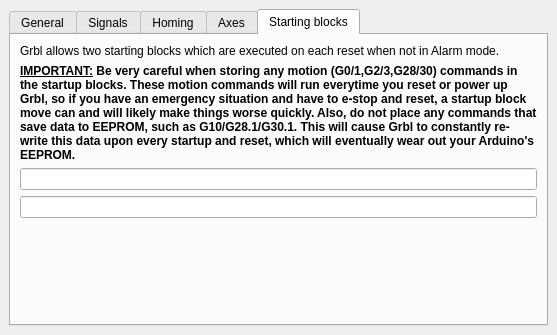
<?xml version="1.0" encoding="UTF-8"?>
<ui version="4.0">
 <class>MachineGrbl</class>
 <widget class="QWidget" name="MachineGrbl">
  <property name="geometry">
   <rect>
    <x>0</x>
    <y>0</y>
    <width>557</width>
    <height>335</height>
   </rect>
  </property>
  <property name="windowTitle">
   <string>Form</string>
  </property>
  <widget class="QTabWidget" name="tabWidget">
   <property name="geometry">
    <rect>
     <x>9</x>
     <y>9</y>
     <width>539</width>
     <height>317</height>
    </rect>
   </property>
   <property name="sizePolicy">
    <sizepolicy hsizetype="Preferred" vsizetype="Preferred">
     <horstretch>0</horstretch>
     <verstretch>0</verstretch>
    </sizepolicy>
   </property>
   <property name="currentIndex">
    <number>4</number>
   </property>
   <widget class="QWidget" name="generalTab">
    <attribute name="title">
     <string>General</string>
    </attribute>
    <layout class="QGridLayout" name="gridLayout_5">
     <item row="7" column="2">
      <widget class="QLabel" name="junctionDeviationUnit">
       <property name="minimumSize">
        <size>
         <width>62</width>
         <height>0</height>
        </size>
       </property>
       <property name="text">
        <string>mm</string>
       </property>
      </widget>
     </item>
     <item row="5" column="0">
      <widget class="QLabel" name="stepPulseLabel">
       <property name="minimumSize">
        <size>
         <width>121</width>
         <height>26</height>
        </size>
       </property>
       <property name="maximumSize">
        <size>
         <width>16777215</width>
         <height>16777215</height>
        </size>
       </property>
       <property name="text">
        <string>Step pulse</string>
       </property>
      </widget>
     </item>
     <item row="9" column="1">
      <layout class="QHBoxLayout" name="horizontalLayout_6">
       <item>
        <widget class="QLabel" name="spindleSpeedMinLabel">
         <property name="text">
          <string>Min :</string>
         </property>
        </widget>
       </item>
       <item>
        <widget class="QLineEdit" name="spindleSpeedMinLineEdit">
         <property name="alignment">
          <set>Qt::AlignRight|Qt::AlignTrailing|Qt::AlignVCenter</set>
         </property>
        </widget>
       </item>
       <item>
        <widget class="QLabel" name="spindleSpeedMaxLabel">
         <property name="text">
          <string>Max :</string>
         </property>
        </widget>
       </item>
       <item>
        <widget class="QLineEdit" name="spindleSpeedMaxLineEdit">
         <property name="alignment">
          <set>Qt::AlignRight|Qt::AlignTrailing|Qt::AlignVCenter</set>
         </property>
        </widget>
       </item>
      </layout>
     </item>
     <item row="6" column="1">
      <widget class="QLineEdit" name="stepIdleDelayLineEdit">
       <property name="alignment">
        <set>Qt::AlignRight|Qt::AlignTrailing|Qt::AlignVCenter</set>
       </property>
      </widget>
     </item>
     <item row="2" column="1">
      <layout class="QHBoxLayout" name="horizontalLayout_5">
       <item>
        <widget class="QComboBox" name="statusReportComboBox">
         <item>
          <property name="text">
           <string>Working coordinates</string>
          </property>
         </item>
         <item>
          <property name="text">
           <string>Machine coordinates</string>
          </property>
         </item>
         <item>
          <property name="text">
           <string>Working coordinates and buffer</string>
          </property>
         </item>
        </widget>
       </item>
       <item>
        <widget class="QComboBox" name="reportInchesComboBox">
         <item>
          <property name="text">
           <string>Millimeters</string>
          </property>
         </item>
         <item>
          <property name="text">
           <string>Inches</string>
          </property>
         </item>
        </widget>
       </item>
      </layout>
     </item>
     <item row="7" column="0">
      <widget class="QLabel" name="junctionDeviationLabel">
       <property name="minimumSize">
        <size>
         <width>121</width>
         <height>26</height>
        </size>
       </property>
       <property name="text">
        <string>Junction deviation</string>
       </property>
      </widget>
     </item>
     <item row="5" column="1">
      <widget class="QLineEdit" name="stepPulseLineEdit">
       <property name="alignment">
        <set>Qt::AlignRight|Qt::AlignTrailing|Qt::AlignVCenter</set>
       </property>
      </widget>
     </item>
     <item row="7" column="1">
      <widget class="QLineEdit" name="junctionDeviationLineEdit">
       <property name="alignment">
        <set>Qt::AlignRight|Qt::AlignTrailing|Qt::AlignVCenter</set>
       </property>
      </widget>
     </item>
     <item row="8" column="2">
      <widget class="QLabel" name="arcToleranceUnit">
       <property name="minimumSize">
        <size>
         <width>62</width>
         <height>0</height>
        </size>
       </property>
       <property name="text">
        <string>mm</string>
       </property>
      </widget>
     </item>
     <item row="9" column="0">
      <widget class="QLabel" name="spindleSpeedLabel">
       <property name="text">
        <string>Spindle Speed</string>
       </property>
      </widget>
     </item>
     <item row="8" column="0">
      <widget class="QLabel" name="arcToleranceLabel">
       <property name="minimumSize">
        <size>
         <width>121</width>
         <height>26</height>
        </size>
       </property>
       <property name="text">
        <string>Arc tolerance</string>
       </property>
      </widget>
     </item>
     <item row="8" column="1">
      <widget class="QLineEdit" name="arcToleranceLineEdit">
       <property name="alignment">
        <set>Qt::AlignRight|Qt::AlignTrailing|Qt::AlignVCenter</set>
       </property>
      </widget>
     </item>
     <item row="11" column="0">
      <spacer name="verticalSpacer_4">
       <property name="orientation">
        <enum>Qt::Vertical</enum>
       </property>
       <property name="sizeHint" stdset="0">
        <size>
         <width>20</width>
         <height>40</height>
        </size>
       </property>
      </spacer>
     </item>
     <item row="10" column="1">
      <widget class="QCheckBox" name="laserModeCheckBox">
       <property name="text">
        <string>Laser mode</string>
       </property>
      </widget>
     </item>
     <item row="2" column="0">
      <widget class="QLabel" name="statusReportLabel">
       <property name="sizePolicy">
        <sizepolicy hsizetype="Minimum" vsizetype="Preferred">
         <horstretch>0</horstretch>
         <verstretch>0</verstretch>
        </sizepolicy>
       </property>
       <property name="minimumSize">
        <size>
         <width>0</width>
         <height>0</height>
        </size>
       </property>
       <property name="maximumSize">
        <size>
         <width>16777215</width>
         <height>16777215</height>
        </size>
       </property>
       <property name="text">
        <string>Status Report</string>
       </property>
      </widget>
     </item>
     <item row="5" column="2">
      <widget class="QLabel" name="stepPulseUnit">
       <property name="minimumSize">
        <size>
         <width>62</width>
         <height>0</height>
        </size>
       </property>
       <property name="text">
        <string>ms</string>
       </property>
      </widget>
     </item>
     <item row="6" column="2">
      <widget class="QLabel" name="stepIdleDelayUnit">
       <property name="minimumSize">
        <size>
         <width>62</width>
         <height>0</height>
        </size>
       </property>
       <property name="text">
        <string>ms</string>
       </property>
      </widget>
     </item>
     <item row="6" column="0">
      <widget class="QLabel" name="stepIdelDelayLabel">
       <property name="minimumSize">
        <size>
         <width>121</width>
         <height>26</height>
        </size>
       </property>
       <property name="text">
        <string>Step idle delay</string>
       </property>
      </widget>
     </item>
    </layout>
   </widget>
   <widget class="QWidget" name="signalsTab">
    <attribute name="title">
     <string>Signals</string>
    </attribute>
    <layout class="QGridLayout" name="gridLayout">
     <item row="1" column="1">
      <widget class="QCheckBox" name="probePinInvertCheckBox">
       <property name="text">
        <string>Probe pin invert</string>
       </property>
      </widget>
     </item>
     <item row="5" column="1">
      <layout class="QHBoxLayout" name="horizontalLayout_4">
       <property name="topMargin">
        <number>0</number>
       </property>
       <item>
        <widget class="QLabel" name="xLabel">
         <property name="sizePolicy">
          <sizepolicy hsizetype="Preferred" vsizetype="Preferred">
           <horstretch>0</horstretch>
           <verstretch>0</verstretch>
          </sizepolicy>
         </property>
         <property name="minimumSize">
          <size>
           <width>30</width>
           <height>0</height>
          </size>
         </property>
         <property name="font">
          <font>
           <pointsize>14</pointsize>
          </font>
         </property>
         <property name="text">
          <string>𝕏</string>
         </property>
         <property name="alignment">
          <set>Qt::AlignCenter</set>
         </property>
        </widget>
       </item>
       <item>
        <widget class="QLabel" name="yLabel">
         <property name="sizePolicy">
          <sizepolicy hsizetype="Preferred" vsizetype="Preferred">
           <horstretch>0</horstretch>
           <verstretch>0</verstretch>
          </sizepolicy>
         </property>
         <property name="minimumSize">
          <size>
           <width>30</width>
           <height>0</height>
          </size>
         </property>
         <property name="font">
          <font>
           <pointsize>14</pointsize>
          </font>
         </property>
         <property name="text">
          <string>𝕐</string>
         </property>
         <property name="alignment">
          <set>Qt::AlignCenter</set>
         </property>
        </widget>
       </item>
       <item>
        <widget class="QLabel" name="zLabel">
         <property name="sizePolicy">
          <sizepolicy hsizetype="Preferred" vsizetype="Preferred">
           <horstretch>0</horstretch>
           <verstretch>0</verstretch>
          </sizepolicy>
         </property>
         <property name="minimumSize">
          <size>
           <width>30</width>
           <height>0</height>
          </size>
         </property>
         <property name="font">
          <font>
           <pointsize>14</pointsize>
          </font>
         </property>
         <property name="text">
          <string>ℤ</string>
         </property>
         <property name="alignment">
          <set>Qt::AlignCenter</set>
         </property>
        </widget>
       </item>
       <item>
        <spacer name="horizontalSpacer_4">
         <property name="orientation">
          <enum>Qt::Horizontal</enum>
         </property>
         <property name="sizeHint" stdset="0">
          <size>
           <width>40</width>
           <height>20</height>
          </size>
         </property>
        </spacer>
       </item>
      </layout>
     </item>
     <item row="8" column="0">
      <widget class="QLabel" name="homingDirInvertLabel">
       <property name="minimumSize">
        <size>
         <width>121</width>
         <height>26</height>
        </size>
       </property>
       <property name="text">
        <string>Homing dir invert</string>
       </property>
      </widget>
     </item>
     <item row="7" column="0">
      <widget class="QLabel" name="dirPortInvertLabel">
       <property name="minimumSize">
        <size>
         <width>121</width>
         <height>26</height>
        </size>
       </property>
       <property name="text">
        <string>Direction port invert</string>
       </property>
      </widget>
     </item>
     <item row="4" column="1">
      <widget class="QCheckBox" name="hardLimitsCheckBox">
       <property name="text">
        <string>Hard limits</string>
       </property>
      </widget>
     </item>
     <item row="7" column="1">
      <layout class="QHBoxLayout" name="horizontalLayout_2">
       <property name="leftMargin">
        <number>9</number>
       </property>
       <item>
        <widget class="QCheckBox" name="xDirPortInvertCheckBox">
         <property name="sizePolicy">
          <sizepolicy hsizetype="Preferred" vsizetype="Preferred">
           <horstretch>0</horstretch>
           <verstretch>0</verstretch>
          </sizepolicy>
         </property>
         <property name="minimumSize">
          <size>
           <width>30</width>
           <height>0</height>
          </size>
         </property>
         <property name="text">
          <string/>
         </property>
        </widget>
       </item>
       <item>
        <widget class="QCheckBox" name="yDirPortInvertCheckBox">
         <property name="sizePolicy">
          <sizepolicy hsizetype="Preferred" vsizetype="Preferred">
           <horstretch>0</horstretch>
           <verstretch>0</verstretch>
          </sizepolicy>
         </property>
         <property name="minimumSize">
          <size>
           <width>30</width>
           <height>0</height>
          </size>
         </property>
         <property name="text">
          <string/>
         </property>
        </widget>
       </item>
       <item>
        <widget class="QCheckBox" name="zDirPortInvertCheckBox">
         <property name="sizePolicy">
          <sizepolicy hsizetype="Preferred" vsizetype="Preferred">
           <horstretch>0</horstretch>
           <verstretch>0</verstretch>
          </sizepolicy>
         </property>
         <property name="minimumSize">
          <size>
           <width>30</width>
           <height>0</height>
          </size>
         </property>
         <property name="text">
          <string/>
         </property>
        </widget>
       </item>
       <item>
        <spacer name="horizontalSpacer">
         <property name="orientation">
          <enum>Qt::Horizontal</enum>
         </property>
         <property name="sizeHint" stdset="0">
          <size>
           <width>40</width>
           <height>20</height>
          </size>
         </property>
        </spacer>
       </item>
      </layout>
     </item>
     <item row="0" column="1">
      <widget class="QCheckBox" name="stepEnableInvertCheckBox">
       <property name="text">
        <string>Step enable invert</string>
       </property>
      </widget>
     </item>
     <item row="2" column="1">
      <widget class="QCheckBox" name="limitPinsInvertCheckBox">
       <property name="text">
        <string>Limit pins invert</string>
       </property>
      </widget>
     </item>
     <item row="3" column="1">
      <widget class="QCheckBox" name="softLimitsCheckBox">
       <property name="text">
        <string>Soft limits</string>
       </property>
      </widget>
     </item>
     <item row="6" column="1">
      <layout class="QHBoxLayout" name="horizontalLayout">
       <property name="leftMargin">
        <number>9</number>
       </property>
       <item>
        <widget class="QCheckBox" name="xStepPortInvertCheckBox">
         <property name="sizePolicy">
          <sizepolicy hsizetype="Preferred" vsizetype="Preferred">
           <horstretch>0</horstretch>
           <verstretch>0</verstretch>
          </sizepolicy>
         </property>
         <property name="minimumSize">
          <size>
           <width>30</width>
           <height>0</height>
          </size>
         </property>
         <property name="text">
          <string/>
         </property>
        </widget>
       </item>
       <item>
        <widget class="QCheckBox" name="yStepPortInvertCheckBox">
         <property name="sizePolicy">
          <sizepolicy hsizetype="Preferred" vsizetype="Preferred">
           <horstretch>0</horstretch>
           <verstretch>0</verstretch>
          </sizepolicy>
         </property>
         <property name="minimumSize">
          <size>
           <width>30</width>
           <height>0</height>
          </size>
         </property>
         <property name="maximumSize">
          <size>
           <width>20</width>
           <height>16777215</height>
          </size>
         </property>
         <property name="autoFillBackground">
          <bool>false</bool>
         </property>
         <property name="text">
          <string/>
         </property>
         <property name="tristate">
          <bool>true</bool>
         </property>
        </widget>
       </item>
       <item>
        <widget class="QCheckBox" name="zStepPortInvertCheckBox">
         <property name="sizePolicy">
          <sizepolicy hsizetype="Preferred" vsizetype="Preferred">
           <horstretch>0</horstretch>
           <verstretch>0</verstretch>
          </sizepolicy>
         </property>
         <property name="minimumSize">
          <size>
           <width>30</width>
           <height>0</height>
          </size>
         </property>
         <property name="text">
          <string/>
         </property>
        </widget>
       </item>
       <item>
        <spacer name="horizontalSpacer_2">
         <property name="orientation">
          <enum>Qt::Horizontal</enum>
         </property>
         <property name="sizeHint" stdset="0">
          <size>
           <width>40</width>
           <height>20</height>
          </size>
         </property>
        </spacer>
       </item>
      </layout>
     </item>
     <item row="14" column="0">
      <spacer name="verticalSpacer">
       <property name="orientation">
        <enum>Qt::Vertical</enum>
       </property>
       <property name="sizeHint" stdset="0">
        <size>
         <width>20</width>
         <height>40</height>
        </size>
       </property>
      </spacer>
     </item>
     <item row="8" column="1">
      <layout class="QHBoxLayout" name="horizontalLayout_3">
       <property name="leftMargin">
        <number>9</number>
       </property>
       <item>
        <widget class="QCheckBox" name="xHomingDirInvertCheckBox">
         <property name="sizePolicy">
          <sizepolicy hsizetype="Preferred" vsizetype="Preferred">
           <horstretch>0</horstretch>
           <verstretch>0</verstretch>
          </sizepolicy>
         </property>
         <property name="minimumSize">
          <size>
           <width>30</width>
           <height>0</height>
          </size>
         </property>
         <property name="text">
          <string/>
         </property>
        </widget>
       </item>
       <item>
        <widget class="QCheckBox" name="yHomingDirInvertCheckBox">
         <property name="sizePolicy">
          <sizepolicy hsizetype="Preferred" vsizetype="Preferred">
           <horstretch>0</horstretch>
           <verstretch>0</verstretch>
          </sizepolicy>
         </property>
         <property name="minimumSize">
          <size>
           <width>30</width>
           <height>0</height>
          </size>
         </property>
         <property name="text">
          <string/>
         </property>
        </widget>
       </item>
       <item>
        <widget class="QCheckBox" name="zHomingDirInvertCheckBox">
         <property name="sizePolicy">
          <sizepolicy hsizetype="Preferred" vsizetype="Preferred">
           <horstretch>0</horstretch>
           <verstretch>0</verstretch>
          </sizepolicy>
         </property>
         <property name="minimumSize">
          <size>
           <width>30</width>
           <height>0</height>
          </size>
         </property>
         <property name="text">
          <string/>
         </property>
        </widget>
       </item>
       <item>
        <spacer name="horizontalSpacer_3">
         <property name="orientation">
          <enum>Qt::Horizontal</enum>
         </property>
         <property name="sizeHint" stdset="0">
          <size>
           <width>40</width>
           <height>20</height>
          </size>
         </property>
        </spacer>
       </item>
      </layout>
     </item>
     <item row="5" column="0">
      <widget class="QLabel" name="emptyLabel_2">
       <property name="text">
        <string/>
       </property>
      </widget>
     </item>
     <item row="6" column="0">
      <widget class="QLabel" name="stepPortInvertLabel">
       <property name="minimumSize">
        <size>
         <width>121</width>
         <height>26</height>
        </size>
       </property>
       <property name="maximumSize">
        <size>
         <width>16777215</width>
         <height>16777215</height>
        </size>
       </property>
       <property name="text">
        <string>Step port invert</string>
       </property>
      </widget>
     </item>
    </layout>
   </widget>
   <widget class="QWidget" name="homingTab">
    <attribute name="title">
     <string>Homing</string>
    </attribute>
    <layout class="QGridLayout" name="gridLayout_4">
     <item row="1" column="2">
      <widget class="QLabel" name="homingFeedUnit">
       <property name="minimumSize">
        <size>
         <width>62</width>
         <height>0</height>
        </size>
       </property>
       <property name="text">
        <string>mm/min</string>
       </property>
      </widget>
     </item>
     <item row="3" column="1">
      <widget class="QLineEdit" name="homingDebounceLineEdit">
       <property name="alignment">
        <set>Qt::AlignRight|Qt::AlignTrailing|Qt::AlignVCenter</set>
       </property>
      </widget>
     </item>
     <item row="2" column="0">
      <widget class="QLabel" name="homingSeekLabel">
       <property name="minimumSize">
        <size>
         <width>121</width>
         <height>26</height>
        </size>
       </property>
       <property name="text">
        <string>Homing seek</string>
       </property>
      </widget>
     </item>
     <item row="4" column="2">
      <widget class="QLabel" name="homingPullOffUnit">
       <property name="text">
        <string>mm</string>
       </property>
      </widget>
     </item>
     <item row="3" column="2">
      <widget class="QLabel" name="homingDebounceUnit">
       <property name="text">
        <string>ms</string>
       </property>
      </widget>
     </item>
     <item row="6" column="0">
      <spacer name="verticalSpacer_3">
       <property name="orientation">
        <enum>Qt::Vertical</enum>
       </property>
       <property name="sizeHint" stdset="0">
        <size>
         <width>20</width>
         <height>40</height>
        </size>
       </property>
      </spacer>
     </item>
     <item row="4" column="0">
      <widget class="QLabel" name="homingPullOffLabel">
       <property name="minimumSize">
        <size>
         <width>121</width>
         <height>26</height>
        </size>
       </property>
       <property name="text">
        <string>Homing pull-off</string>
       </property>
      </widget>
     </item>
     <item row="4" column="1">
      <widget class="QLineEdit" name="homingPullofflineEdit">
       <property name="alignment">
        <set>Qt::AlignRight|Qt::AlignTrailing|Qt::AlignVCenter</set>
       </property>
      </widget>
     </item>
     <item row="1" column="1">
      <widget class="QLineEdit" name="homingFeedLineEdit">
       <property name="alignment">
        <set>Qt::AlignRight|Qt::AlignTrailing|Qt::AlignVCenter</set>
       </property>
      </widget>
     </item>
     <item row="0" column="1">
      <widget class="QCheckBox" name="homingCycleCheckBox">
       <property name="text">
        <string>Enable homing</string>
       </property>
      </widget>
     </item>
     <item row="1" column="0">
      <widget class="QLabel" name="homingFeedLabel">
       <property name="minimumSize">
        <size>
         <width>121</width>
         <height>26</height>
        </size>
       </property>
       <property name="text">
        <string>Homing feed</string>
       </property>
      </widget>
     </item>
     <item row="2" column="1">
      <widget class="QLineEdit" name="homingSeekLineEdit">
       <property name="alignment">
        <set>Qt::AlignRight|Qt::AlignTrailing|Qt::AlignVCenter</set>
       </property>
      </widget>
     </item>
     <item row="0" column="0">
      <widget class="QLabel" name="emptyLabel_3">
       <property name="minimumSize">
        <size>
         <width>121</width>
         <height>26</height>
        </size>
       </property>
       <property name="maximumSize">
        <size>
         <width>16777215</width>
         <height>16777215</height>
        </size>
       </property>
       <property name="text">
        <string/>
       </property>
      </widget>
     </item>
     <item row="3" column="0">
      <widget class="QLabel" name="homingDebounceLabel">
       <property name="minimumSize">
        <size>
         <width>121</width>
         <height>26</height>
        </size>
       </property>
       <property name="text">
        <string>Homing debounce</string>
       </property>
      </widget>
     </item>
     <item row="2" column="2">
      <widget class="QLabel" name="homingSeekUnit">
       <property name="text">
        <string>mm/min</string>
       </property>
      </widget>
     </item>
    </layout>
   </widget>
   <widget class="QWidget" name="axesTab">
    <attribute name="title">
     <string>Axes</string>
    </attribute>
    <layout class="QGridLayout" name="gridLayout_2">
     <item row="2" column="2">
      <widget class="QLineEdit" name="yMaxRateLineEdit">
       <property name="alignment">
        <set>Qt::AlignRight|Qt::AlignTrailing|Qt::AlignVCenter</set>
       </property>
      </widget>
     </item>
     <item row="1" column="1">
      <widget class="QLineEdit" name="xStepsLineEdit">
       <property name="alignment">
        <set>Qt::AlignRight|Qt::AlignTrailing|Qt::AlignVCenter</set>
       </property>
      </widget>
     </item>
     <item row="2" column="3">
      <widget class="QLineEdit" name="zMaxRateLineEdit">
       <property name="alignment">
        <set>Qt::AlignRight|Qt::AlignTrailing|Qt::AlignVCenter</set>
       </property>
      </widget>
     </item>
     <item row="4" column="1">
      <widget class="QLineEdit" name="xMaxTravelLineEdit">
       <property name="alignment">
        <set>Qt::AlignRight|Qt::AlignTrailing|Qt::AlignVCenter</set>
       </property>
      </widget>
     </item>
     <item row="3" column="0">
      <widget class="QLabel" name="accelerationLabel">
       <property name="minimumSize">
        <size>
         <width>121</width>
         <height>26</height>
        </size>
       </property>
       <property name="text">
        <string>Acceleration</string>
       </property>
      </widget>
     </item>
     <item row="1" column="3">
      <widget class="QLineEdit" name="zStepsLineEdit">
       <property name="alignment">
        <set>Qt::AlignRight|Qt::AlignTrailing|Qt::AlignVCenter</set>
       </property>
      </widget>
     </item>
     <item row="1" column="0">
      <widget class="QLabel" name="stepsLabel">
       <property name="minimumSize">
        <size>
         <width>121</width>
         <height>26</height>
        </size>
       </property>
       <property name="maximumSize">
        <size>
         <width>16777215</width>
         <height>16777215</height>
        </size>
       </property>
       <property name="text">
        <string>Steps</string>
       </property>
      </widget>
     </item>
     <item row="2" column="4">
      <widget class="QLabel" name="maxRateUnit">
       <property name="text">
        <string>mm/min</string>
       </property>
      </widget>
     </item>
     <item row="4" column="3">
      <widget class="QLineEdit" name="zMaxTravelLineEdit">
       <property name="alignment">
        <set>Qt::AlignRight|Qt::AlignTrailing|Qt::AlignVCenter</set>
       </property>
      </widget>
     </item>
     <item row="3" column="1">
      <widget class="QLineEdit" name="xAccelerationLineEdit">
       <property name="alignment">
        <set>Qt::AlignRight|Qt::AlignTrailing|Qt::AlignVCenter</set>
       </property>
      </widget>
     </item>
     <item row="3" column="3">
      <widget class="QLineEdit" name="zAccelerationLineEdit">
       <property name="alignment">
        <set>Qt::AlignRight|Qt::AlignTrailing|Qt::AlignVCenter</set>
       </property>
      </widget>
     </item>
     <item row="4" column="4">
      <widget class="QLabel" name="maxTravelUnit">
       <property name="text">
        <string>mm</string>
       </property>
      </widget>
     </item>
     <item row="4" column="2">
      <widget class="QLineEdit" name="yMaxTravelLineEdit">
       <property name="alignment">
        <set>Qt::AlignRight|Qt::AlignTrailing|Qt::AlignVCenter</set>
       </property>
      </widget>
     </item>
     <item row="1" column="2">
      <widget class="QLineEdit" name="yStepsLineEdit">
       <property name="alignment">
        <set>Qt::AlignRight|Qt::AlignTrailing|Qt::AlignVCenter</set>
       </property>
      </widget>
     </item>
     <item row="0" column="1">
      <widget class="QLabel" name="xAxeLabel">
       <property name="minimumSize">
        <size>
         <width>0</width>
         <height>24</height>
        </size>
       </property>
       <property name="font">
        <font>
         <pointsize>14</pointsize>
        </font>
       </property>
       <property name="text">
        <string>𝕏</string>
       </property>
       <property name="alignment">
        <set>Qt::AlignCenter</set>
       </property>
      </widget>
     </item>
     <item row="3" column="2">
      <widget class="QLineEdit" name="yAccelerationLineEdit">
       <property name="alignment">
        <set>Qt::AlignRight|Qt::AlignTrailing|Qt::AlignVCenter</set>
       </property>
      </widget>
     </item>
     <item row="1" column="4">
      <widget class="QLabel" name="stepsUnit">
       <property name="minimumSize">
        <size>
         <width>62</width>
         <height>0</height>
        </size>
       </property>
       <property name="text">
        <string>steps/mm</string>
       </property>
      </widget>
     </item>
     <item row="4" column="0">
      <widget class="QLabel" name="maxTravelLabel">
       <property name="minimumSize">
        <size>
         <width>121</width>
         <height>26</height>
        </size>
       </property>
       <property name="text">
        <string>Max travel</string>
       </property>
      </widget>
     </item>
     <item row="0" column="3">
      <widget class="QLabel" name="zAxeLabel">
       <property name="font">
        <font>
         <pointsize>14</pointsize>
        </font>
       </property>
       <property name="text">
        <string>ℤ</string>
       </property>
       <property name="alignment">
        <set>Qt::AlignCenter</set>
       </property>
      </widget>
     </item>
     <item row="3" column="4">
      <widget class="QLabel" name="accelerationUnit">
       <property name="text">
        <string>mm/sec²</string>
       </property>
      </widget>
     </item>
     <item row="0" column="2">
      <widget class="QLabel" name="yAxeLabel">
       <property name="font">
        <font>
         <pointsize>14</pointsize>
        </font>
       </property>
       <property name="text">
        <string>𝕐</string>
       </property>
       <property name="alignment">
        <set>Qt::AlignCenter</set>
       </property>
      </widget>
     </item>
     <item row="2" column="0">
      <widget class="QLabel" name="maxRateLabel">
       <property name="minimumSize">
        <size>
         <width>121</width>
         <height>26</height>
        </size>
       </property>
       <property name="text">
        <string>Max rate</string>
       </property>
      </widget>
     </item>
     <item row="2" column="1">
      <widget class="QLineEdit" name="xMaxRateLineEdit">
       <property name="alignment">
        <set>Qt::AlignRight|Qt::AlignTrailing|Qt::AlignVCenter</set>
       </property>
      </widget>
     </item>
     <item row="5" column="0">
      <spacer name="verticalSpacer_2">
       <property name="orientation">
        <enum>Qt::Vertical</enum>
       </property>
       <property name="sizeHint" stdset="0">
        <size>
         <width>20</width>
         <height>40</height>
        </size>
       </property>
      </spacer>
     </item>
     <item row="0" column="0">
      <widget class="QLabel" name="emptyLabel_4">
       <property name="minimumSize">
        <size>
         <width>121</width>
         <height>26</height>
        </size>
       </property>
       <property name="text">
        <string/>
       </property>
      </widget>
     </item>
    </layout>
   </widget>
   <widget class="QWidget" name="tab">
    <attribute name="title">
     <string>Starting blocks</string>
    </attribute>
    <layout class="QGridLayout" name="gridLayout_6">
     <item row="1" column="1">
      <widget class="QLabel" name="startingBlockLabel">
       <property name="text">
        <string>&lt;html&gt;&lt;head/&gt;&lt;body&gt;&lt;p&gt;&lt;span style=&quot; font-weight:600; text-decoration: underline;&quot;&gt;IMPORTANT:&lt;/span&gt;&lt;span style=&quot; font-weight:600;&quot;&gt; Be very careful when storing any motion (G0/1,G2/3,G28/30) commands in the startup blocks. These motion commands will run everytime you reset or power up Grbl, so if you have an emergency situation and have to e-stop and reset, a startup block move can and will likely make things worse quickly. Also, do not place any commands that save data to EEPROM, such as G10/G28.1/G30.1. This will cause Grbl to constantly re-write this data upon every startup and reset, which will eventually wear out your Arduino's EEPROM.&lt;/span&gt;&lt;/p&gt;&lt;/body&gt;&lt;/html&gt;</string>
       </property>
       <property name="wordWrap">
        <bool>true</bool>
       </property>
      </widget>
     </item>
     <item row="2" column="1">
      <widget class="QLineEdit" name="startingBlock0LineEdit"/>
     </item>
     <item row="4" column="1">
      <spacer name="verticalSpacer_5">
       <property name="orientation">
        <enum>Qt::Vertical</enum>
       </property>
       <property name="sizeHint" stdset="0">
        <size>
         <width>20</width>
         <height>40</height>
        </size>
       </property>
      </spacer>
     </item>
     <item row="3" column="1">
      <widget class="QLineEdit" name="startingBlock1LineEdit"/>
     </item>
     <item row="0" column="1">
      <widget class="QLabel" name="label">
       <property name="text">
        <string>Grbl allows two starting blocks which are executed on each reset when not in Alarm mode.</string>
       </property>
       <property name="wordWrap">
        <bool>true</bool>
       </property>
      </widget>
     </item>
    </layout>
   </widget>
  </widget>
 </widget>
 <resources/>
 <connections/>
</ui>
